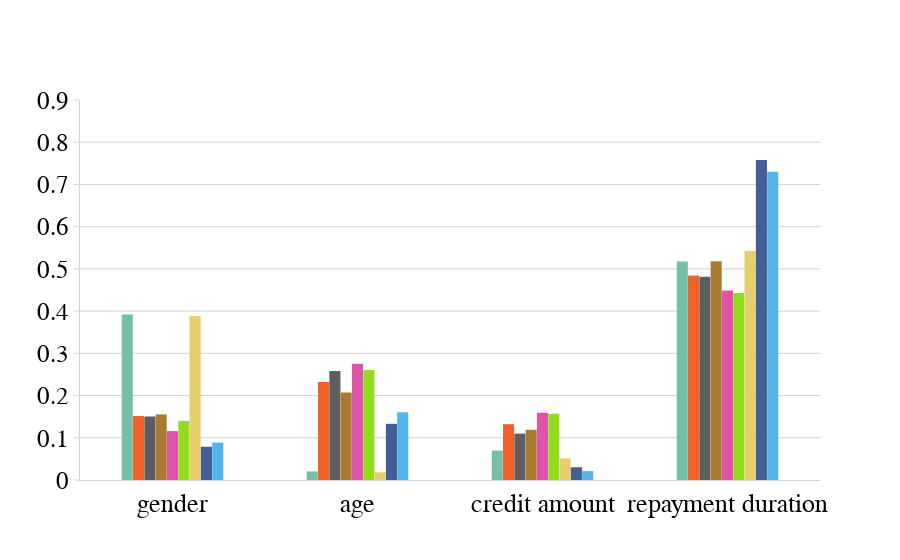

The cell this chart's notebook holds for it:
### Code cell
# Load JSON
with open(PREFIX + "attributions/german/attribution.json", "r") as f:
    data = json.load(f)
global_explanations = data['global_explanations']    
generate_attr_plot(global_explanations,config)

### Figure 1 — Plotly figure (JSON) as saved in the notebook; plotly's stock layout.template omitted (floating-point values rounded to 4 significant figures)
{"data": [{"marker": {"color": "#75bea7", "line": {"width": 0.05}}, "name": "SHAP", "type": "bar", "width": 0.06, "x": ["gender", "age", "credit amount", "repayment duration"], "y": [0.3923, 0.02039, 0.06961, 0.5177]}, {"marker": {"color": "#ef6128", "line": {"width": 0.05}}, "name": "LIME", "type": "bar", "width": 0.06, "x": ["gender", "age", "credit amount", "repayment duration"], "y": [0.1515, 0.2321, 0.1321, 0.4842]}, {"marker": {"color": "#5f5d5d", "line": {"width": 0.05}}, "name": "SP LIME", "type": "bar", "width": 0.06, "x": ["gender", "age", "credit amount", "repayment duration"], "y": [0.1504, 0.2582, 0.1099, 0.4815]}, {"marker": {"color": "#AA7A33", "line": {"width": 0.05}}, "name": "PFI", "type": "bar", "width": 0.06, "x": ["gender", "age", "credit amount", "repayment duration"], "y": [0.1553, 0.2074, 0.119, 0.5183]}, {"marker": {"color": "#df52a9", "line": {"width": 0.05}}, "name": "IG", "type": "bar", "width": 0.06, "x": ["gender", "age", "credit amount", "repayment duration"], "y": [0.1159, 0.2755, 0.1595, 0.449]}, {"marker": {"color": "#92dc1d", "line": {"width": 0.05}}, "name": "SG", "type": "bar", "width": 0.06, "x": ["gender", "age", "credit amount", "repayment duration"], "y": [0.14, 0.2605, 0.1569, 0.4426]}, {"marker": {"color": "#e6cf6a", "line": {"width": 0.05}}, "name": "IxG", "type": "bar", "width": 0.06, "x": ["gender", "age", "credit amount", "repayment duration"], "y": [0.3882, 0.01813, 0.05134, 0.5424]}, {"marker": {"color": "#435d97", "line": {"width": 0.05}}, "name": "ICC TOPO", "type": "bar", "width": 0.06, "x": ["gender", "age", "credit amount", "repayment duration"], "y": [0.07883, 0.1331, 0.03023, 0.7579]}, {"marker": {"color": "#56B4E9", "line": {"width": 0.05}}, "name": "ICC SHAP", "type": "bar", "width": 0.06, "x": ["gender", "age", "credit amount", "repayment duration"], "y": [0.08861, 0.1604, 0.02113, 0.7299]}], "layout": {"bargap": 0.45, "bargroupgap": 1, "barmode": "group", "font": {"size": 14}, "legend": {"font": {"color": "black", "family": "Times New Roman", "size": 25}, "title": {"font": {"color": "black", "family": "Times New Roman", "size": 25}, "text": "Method"}}, "plot_bgcolor": "rgba(0,0,0,0)", "showlegend": false, "xaxis": {"linecolor": "lightgray", "range": [-0.5, 3.5], "showgrid": false, "tickcolor": "lightgray", "tickfont": {"color": "black", "family": "Times New Roman", "size": 26}, "tickmode": "array", "ticktext": ["gender", "age", "credit amount", "repayment duration"], "tickvals": [0, 1, 2, 3]}, "yaxis": {"dtick": 0.1, "gridcolor": "lightgray", "linecolor": "lightgray", "range": [0, 0.9], "showgrid": true, "tickcolor": "lightgray", "tickfont": {"color": "black", "family": "Times New Roman", "size": 25}, "ticks": "outside", "title": {"font": {"color": "black", "family": "Times New Roman", "size": 25}}}}}
